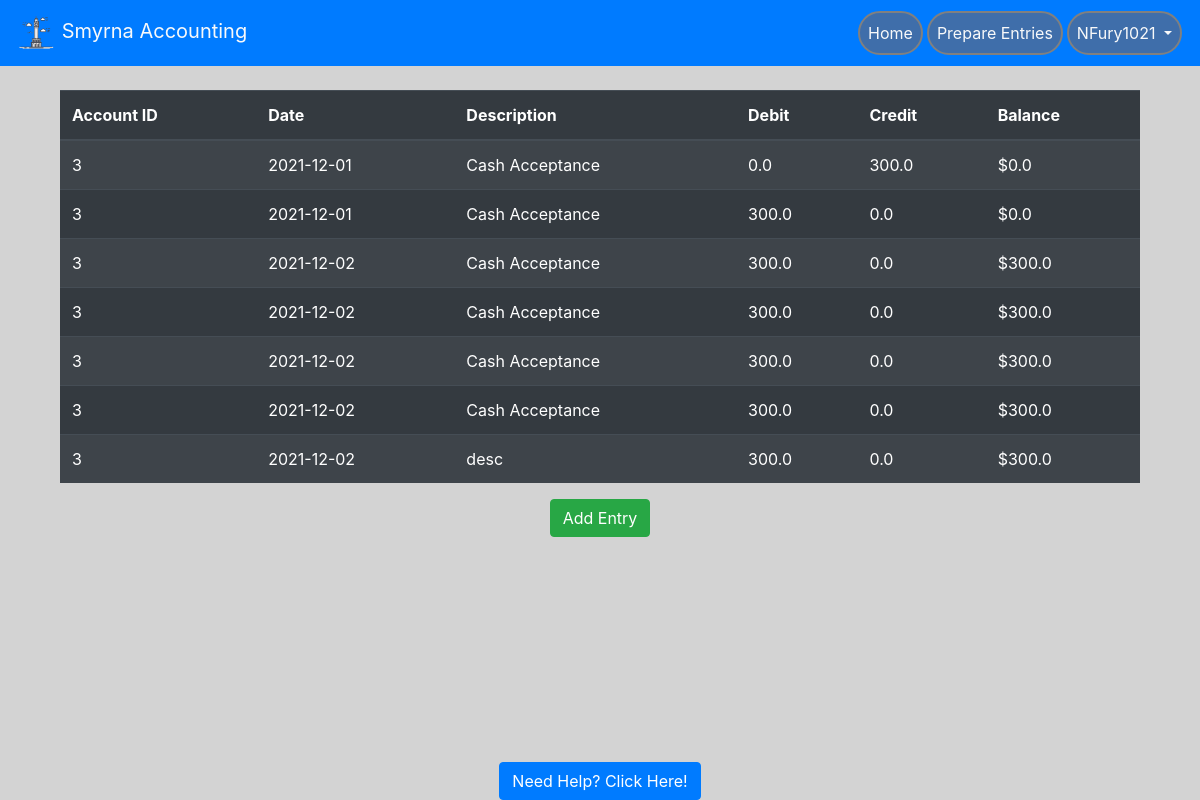
Screenshot of /accountView/3 (signed in) with the database file from the repository.
### website/models.py (models this page shows, shortened)
class User(db.Model, UserMixin):
    id = db.Column(db.Integer, primary_key=True)  # unique identifier
    email = db.Column(db.String(150), unique=True)
    password = db.Column(db.String(150))
    oldPassword = db.Column(db.String(150))
    firstName = db.Column(db.String(150))
    lastName = db.Column(db.String(150))
    userName = db.Column(db.String(150))
    hasAdmin = db.Column(db.Boolean, default=False)
    hasMan = db.Column(db.Boolean, default=False)
    status = db.Column(db.Boolean, default=False)
    creationDate = db.Column(db.Date())
    expirationDate = db.Column(db.Date())
    suspensionDate = db.Column(db.Date())
    suspensionEnd = db.Column(db.Date())
    accounts = db.relationship("Account", backref="user_backref", lazy=True)

class Ledger(db.Model):
    entry_num = db.Column(db.Integer, primary_key=True)
    entry_desc = db.Column(db.String(150))
    entry_date = db.Column(db.Date())
    entry_bal = db.Column(db.Float)
    entry_cred = db.Column(db.Float)
    entry_deb = db.Column(db.Float)
    isApproved = db.Column(db.String(25), nullable=False, default="Pending")
    journal_id = db.Column(db.Integer, db.ForeignKey('journal.id'))
    acc_num = db.Column(db.Integer, db.ForeignKey('account.acc_num'))
    attaches = db.relationship('Attachments', backref='atts')

### website/auth.py (the view, shortened to what this page needs)
@auth.route('/accountView/<id>', methods = ['GET', 'POST'])
@login_required
def view_account(id):
    return render_template('accountView.html', user = current_user, acc_ID = id,
                        acc_query = Account.query.join(User).filter(Account.user_id==id),
                        led_query = Ledger.query.join(Account).filter(Ledger.acc_num==id))

### website/__init__.py (called while the page is built)
def create_app():
    app = Flask(__name__)
    app.config['SECRET_KEY'] = 'this is the secret key'
    app.config['SQLALCHEMY_DATABASE_URI'] = f'sqlite:///{DB_NAME}'
    db.init_app(app)
    app.config['MAIL_SERVER'] = 'smtp.gmail.com'
    app.config['MAIL_PORT'] = 465
    app.config['MAIL_USE_SSL'] = True
    app.config['MAIL_USERNAME'] = 'brandondunson15@gmail.com'
    app.config['MAIL_PASSWORD'] = 'Panopticon0987!@'
    mail.init_app(app)
    from .views import views
    from .auth import auth
    app.register_blueprint(views, url_prefix='/')
    app.register_blueprint(auth, url_prefix='/')
    from .models import User
    create_database(app)
    login_manager = LoginManager()
    login_manager.login_view = 'auth.login'
    login_manager.init_app(app)
    @login_manager.user_loader
    def load_user(id):
        return User.query.get(int(id))
    return app

### website/templates/accountView.html (shortened to what this page needs)
{% extends "base.html" %}
{%block content%}
<br>
<div class="container-fluid" style="height: 400px">
    <table class="table table-striped table-dark">
        <thead>
          <tr>
            <th scope="col">Account ID</th>
            <th scope="col">Date</th>
            <th scope="col">Description</th>
            <th scope="col">Debit</th>
            <th scope="col">Credit</th>
            <th scope="col">Balance</th>
          </tr>
        </thead>
        <tbody style="overflow-y: scroll;">
          {% for ledger in led_query %}
          <tr id="rowz">
            <td>{{ledger.acc_num}}</td>
            <td>{{ledger.entry_date}}</td>
            <td>{{ledger.entry_desc}}</td>
            <td>{{ledger.entry_deb}}</td>
            <td>{{ledger.entry_cred}}</td>
            <td>${{ledger.entry_bal}}</td>
          </tr>
          {% endfor %}
        </tbody>
      </table>
      <div class="text-center">
        <button class="btn btn-success" type="button" data-toggle="modal" data-target="#ledgermodal">Add Entry</button>
      </div>
</div>
{% endblock %}

### website/templates/base.html (shortened to what this page needs)
<!DOCTYPE html>
<html>
<head>
    <meat name="viewport" content="width=device-width, initial-scale=1" />
    <link rel="stylesheet" href="https://stackpath.bootstrapcdn.com/bootstrap/4.4.1/css/bootstrap.min.css"
 />
    <link rel="stylesheet" href="https://stackpath.bootstrapcdn.com/font-awesome/4.7.0/css/font-awesome.min.css"
 />
</head>
<body style="background-color: lightgrey">
    <nav class="navbar navbar-expand-lg navbar-dark bg-primary sticky-top">
        <a class = "navbar-brand text-light" href='/'>
            <img src="static/logo.png" width="40" height="40" atl="">
            Smyrna Accounting
        </a>
        <div class = "collapse navbar-collapse" id="navbar">
            <ul class = "navbar-nav ml-auto">
                {% if user.is_authenticated %}
                    {% if not user.hasAdmin and not user.hasMan %}
                        <li class = "nav-item">
                    <a class = "nav-link text-light text-center" id = "homepage" href="/home">Home</a>
                        </li>
                        <li class = "nav-item">
                        <a class = "nav-link text-light text-center" id ="prepare_entries" href="/prepare_entries">Prepare Entries</a>
                        </li>
                        {% endif %}
                <li class="nav-item dropdown">
                    <a class = "nav-link dropdown-toggle text-light text-center" id = "" data-toggle = "dropdown" aria-haspopup="true" aria-expanded="false">
                        {{ user.userName }}
                    </a>
                </li>
                {% else %}
                <a class = "nav-item nav-link text-light" id = "login" href="/login">Login</a>
                {% endif %}
            </ul>
        </div>
    </nav>
    <div class= "container">
        {%block content%}
        {% endblock %}
    </div>
</body>
<div class="footer" style="background-color: lightgray;">
    <a href="/help" class="btn btn-primary">Need Help? Click Here!</a>
</div>
</html>

### website/templates/base.html (style rules this page uses)
.footer { position: fixed; left: 0; bottom: 0; width: 100%; background-color: Blue; text-align: center; }
li.nav-item { border: 2px solid grey; margin: 2px; border-radius: 25px; background-color: rgb(63, 110, 170); }

### rows the page displays
User: userName "NFury1021"
Ledger: acc_num "3", entry_date "2021-12-01", entry_desc "Cash Acceptance", entry_deb "0.0", entry_cred "300.0", entry_bal "0.0"
Ledger: acc_num "3", entry_date "2021-12-01", entry_desc "Cash Acceptance", entry_deb "300.0", entry_cred "0.0", entry_bal "0.0"
Ledger: acc_num "3", entry_date "2021-12-02", entry_desc "Cash Acceptance", entry_deb "300.0", entry_cred "0.0", entry_bal "300.0"
Ledger: acc_num "3", entry_date "2021-12-02", entry_desc "Cash Acceptance", entry_deb "300.0", entry_cred "0.0", entry_bal "300.0"
Ledger: acc_num "3", entry_date "2021-12-02", entry_desc "Cash Acceptance", entry_deb "300.0", entry_cred "0.0", entry_bal "300.0"
Ledger: acc_num "3", entry_date "2021-12-02", entry_desc "Cash Acceptance", entry_deb "300.0", entry_cred "0.0", entry_bal "300.0"
Ledger: acc_num "3", entry_date "2021-12-02", entry_desc "desc", entry_deb "300.0", entry_cred "0.0", entry_bal "300.0"
